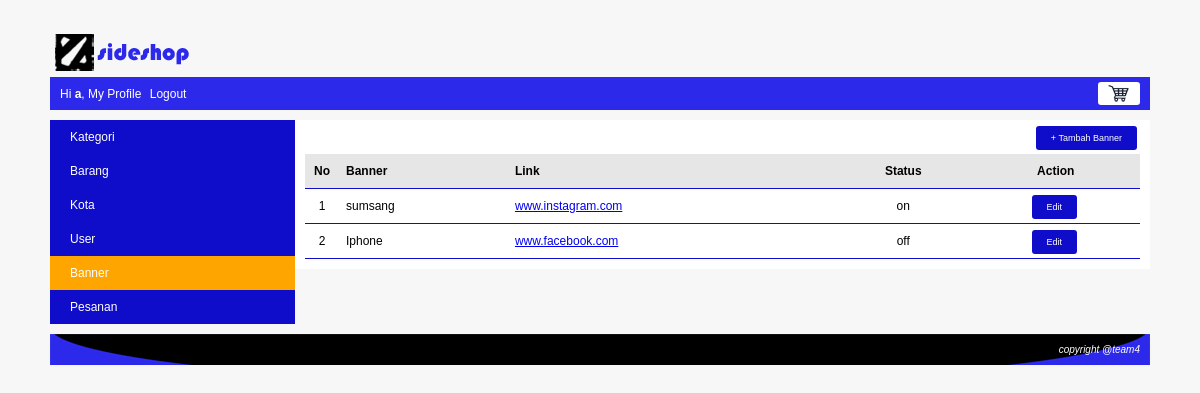
Screenshot of /index.php?page=profile&module=banner&action=list (signed in) with the database file from the repository.
### tables this page shows
CREATE TABLE `banner` (
  `banner_id` int(10) NOT NULL,
  `banner` varchar(100) NOT NULL,
  `gambar` varchar(150) NOT NULL,
  `link` varchar(500) NOT NULL,
  `status` enum('on','off') NOT NULL
);

### module/banner/list.php (the view)
<div id="frame-tambah">
	<a class="tombol-action" href="<?php echo BASE_URL."index.php?page=profile&module=banner&action=form"; ?>">+ Tambah Banner</a>
</div>
<?php
    $no=1;
    $queryBanner = mysqli_query($koneksi, "SELECT * FROM banner ORDER BY banner_id DESC");
    if(mysqli_num_rows($queryBanner) == 0)
    {
        echo "<h3>Saat ini belum ada banner di dalam database</h3>";
    }
    else
    {
        echo "<table class='table-list'>";
            echo "<tr class='baris-title'>
                    <th class='kolom-nomor'>No</th>
                    <th class='kiri'>Banner</th>
                    <th class='kiri'>Link</th>
                    <th class='tengah'>Status</th>
                    <th class='tengah'>Action</th>
                 </tr>";
            while($rowBanner=mysqli_fetch_array($queryBanner))
            {
                echo "<tr>
                        <td class='kolom-nomor'>$no</td>
                        <td>$rowBanner[banner]</td>
                        <td><a target='blank' href='".BASE_URL."$rowBanner[link]'>$rowBanner[link]</a></td>
                        <td class='tengah'>$rowBanner[status]</td>
                        <td class='tengah'><a class='tombol-action' href='".BASE_URL."index.php?page=profile&module=banner&action=form&banner_id=$rowBanner[banner_id]"."'>Edit</a></td>
                     </tr>";
                $no++;
            }
        echo "</table>";
    }
?>

### css/style.css (style rules this page uses)
body { font-family:arial; font-size:12px; color:black; background:#F7F7F7; margin:0px; }
.table-list { width: 100%; border-collapse: collapse; }
.table-list tr { border-bottom: 1px solid #0f0dc9; }
.table-list tr.baris-title { background: #E6E6E6; }
.table-list tr th, .table-list tr td { padding: 10px 7px; }
.kolom-nomor { width: 20px; text-align: center; }
.tengah { text-align: center; }
.kiri { text-align: left; }
#frame-tambah { margin-bottom: 10px; text-align: right; }
.tombol-action { background: #0f0dc9; color: white; padding: 7px 15px; border-radius: 3px; cursor: pointer; text-decoration: none; margin-right: 3px; font-size: 9px; }

### rows the page displays
banner: banner "sumsang", link "www.instagram.com", status "on"
banner: banner "Iphone", link "www.facebook.com", status "off"

### other values shown
$nama "a"
